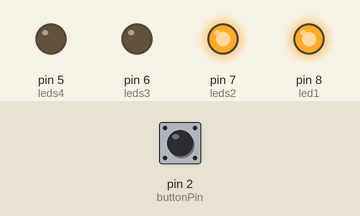
A sketch run on a simulated Arduino Uno, built with avr-gcc and run on an emulated ATmega328P. Parts: output pins drawn as LEDs (lit = HIGH). The test bench sets the inputs (shaded band); at power-on: pin 2 (buttonPin) HIGH. Random numbers use the default seed unless the sketch sets one.

Above: at 1.2 s.
1.3 s: pin 2 (buttonPin) pulled LOW for 0.15 s
At 2.6 s:
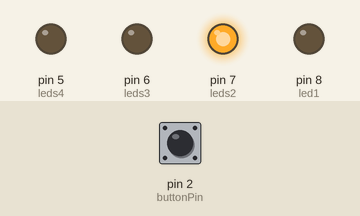
3.0 s: pin 2 (buttonPin) pulled LOW for 1 s
At 4.8 s:
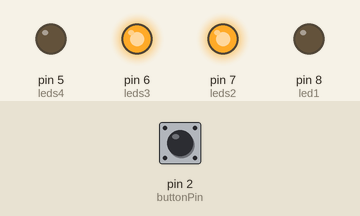
6.0 s: pin 2 (buttonPin) pulled LOW for 0.15 s
At 7.3 s:
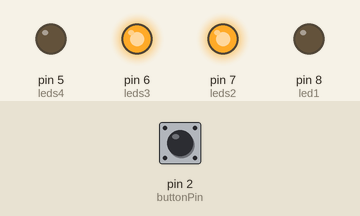
7.6 s: pin 2 (buttonPin) pulled LOW for 3.2 s
12.3 s: pin 2 (buttonPin) pulled LOW for 0.15 s
At 13.4 s:
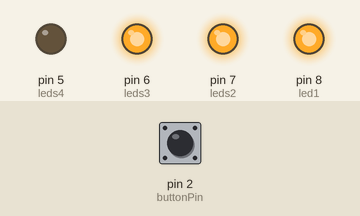
14.0 s: pin 2 (buttonPin) pulsed LOW 5 times (0.12 s each, 0.3 s apart)
At 14.27 s:
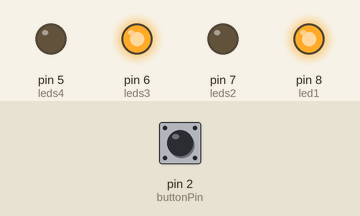
Timing chart, 0 to 17.0 s (numbered marks = the images above; inputs shaded):
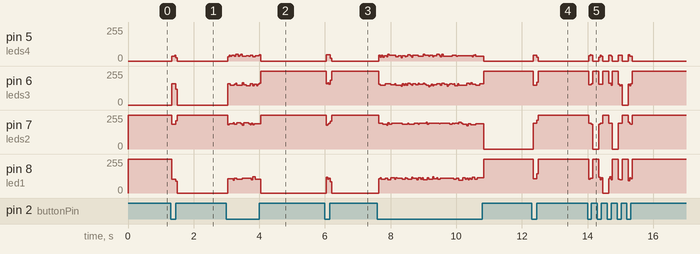

Measured:
- after the input at 1.3 s, pin 5 (leds4): 0/255 → 34/255 at once, → 0/255 0.08 s later; pin 6 (leds3): 0/255 → 160/255 at once, → 0/255 0.12 s later; pin 7 (leds2): 255/255 → 185/255 at once, → 255/255 0.12 s later; pin 8 (led1): 255/255 → 104/255 at once, → 0/255 0.12 s later
- after the input at 6.0 s, pin 5 (leds4): 0/255 → 47/255 at once, → 0/255 0.12 s later
- after the input at 12.3 s, pin 5 (leds4): 0/255 → 42/255 at once, → 0/255 0.12 s later; pin 6 (leds3): 255/255 → 148/255 at once, → 255/255 0.12 s later; pin 7 (leds2): 0/255 → 192/255 at once, → 255/255 0.12 s later; pin 8 (led1): 255/255 → 108/255 at once, → 255/255 0.12 s later

The sketch:

sed4.2.ino
```cpp
const int leds4 = 5; // donar nom al pin 5 de l’Arduino
const int leds3 = 6; // donar nom al pin 6 de l’Arduino
const int leds2 = 7; // donar nom al pin 7 de l’Arduino
const int led1 = 8; // donar nom al pin 8 de l’Arduino
const int buttonPin = 2; // donar nom al pin 2 de l’Arduino
boolean buttonEstat = HIGH; // definir variable d'estat pel polsador
int num = 1; // definir variable per número a mostrar

void setup()
{
  pinMode(leds4, OUTPUT); // definir el pin 5 com una sortida
  pinMode(leds3, OUTPUT); // definir el pin 6 com una sortida
  pinMode(leds2, OUTPUT); // definir el pin 7 com una sortida
  pinMode(led1, OUTPUT); // definir el pin 8 com una sortida
  pinMode(buttonPin, INPUT); // definir el pin 2 com una entrada

  digitalWrite(leds4, LOW); // posar a 0V el pin 5
  digitalWrite(leds3, LOW); // posar a 0V el pin 6
  digitalWrite(leds2, LOW); // posar a 0V el pin 7
  digitalWrite(led1, LOW); // posar a 0V el pin 8
}

void loop()
{
  buttonEstat = digitalRead(buttonPin);
  if (buttonEstat == LOW)
  {
    num = random(1,7);
    digitalWrite(led1, LOW);
    digitalWrite(leds2, LOW);
    digitalWrite(leds3, LOW);
    digitalWrite(leds4, LOW);

  }
  switch(num)
  {
    case 1:
      digitalWrite(led1, HIGH); // mostrar el 1
    case 2:
      digitalWrite(leds2, HIGH); // mostrar el 2
      break;
    case 3:
      digitalWrite(led1, HIGH); // mostrar el 3
      digitalWrite(leds3, HIGH);
      break;
    case 4:
      digitalWrite(leds2, HIGH); // mostrar el 4
      digitalWrite(leds3, HIGH);
      break;
    case 5:
      digitalWrite(leds2, HIGH); // mostrar el 5
      digitalWrite(leds3, HIGH);
      digitalWrite(led1, HIGH);
      break;
    case 6:
      digitalWrite(leds2, HIGH); // mostrar el 6
      digitalWrite(leds3, HIGH);
      digitalWrite(leds4, HIGH);
      break;
  }
}
```
